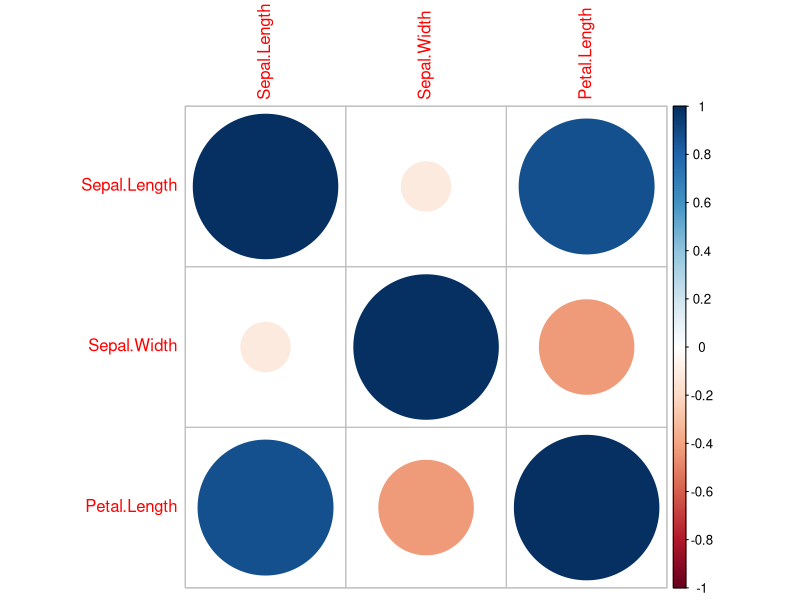
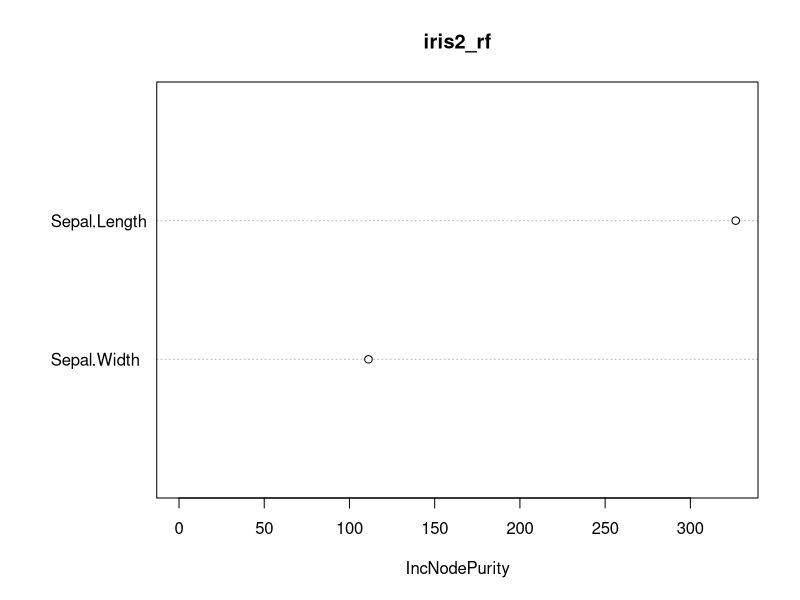
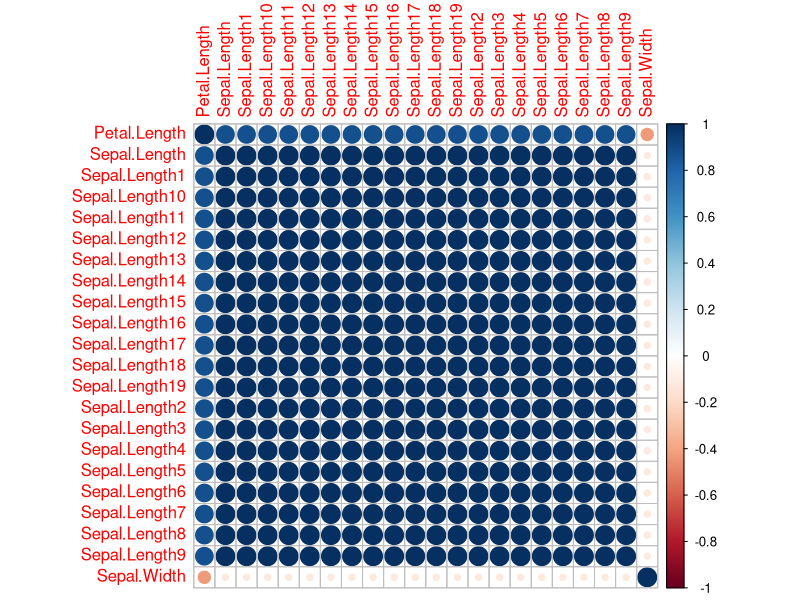
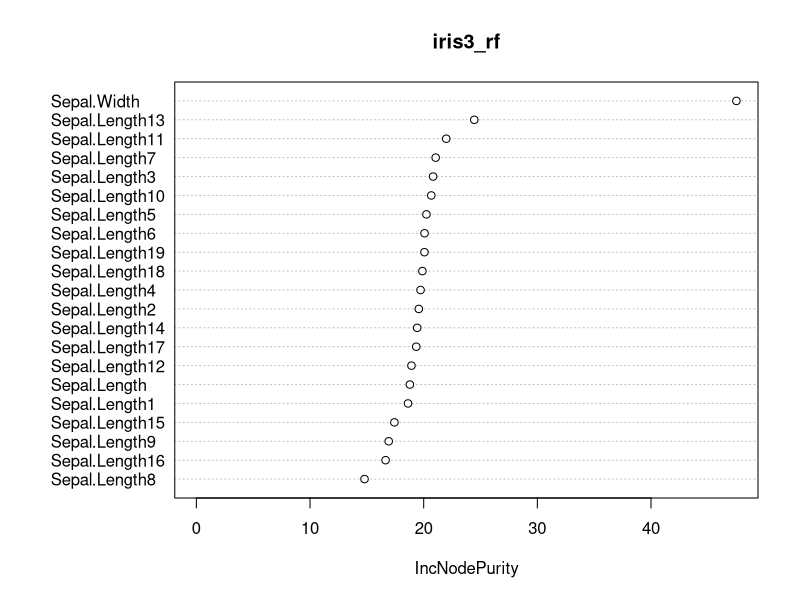
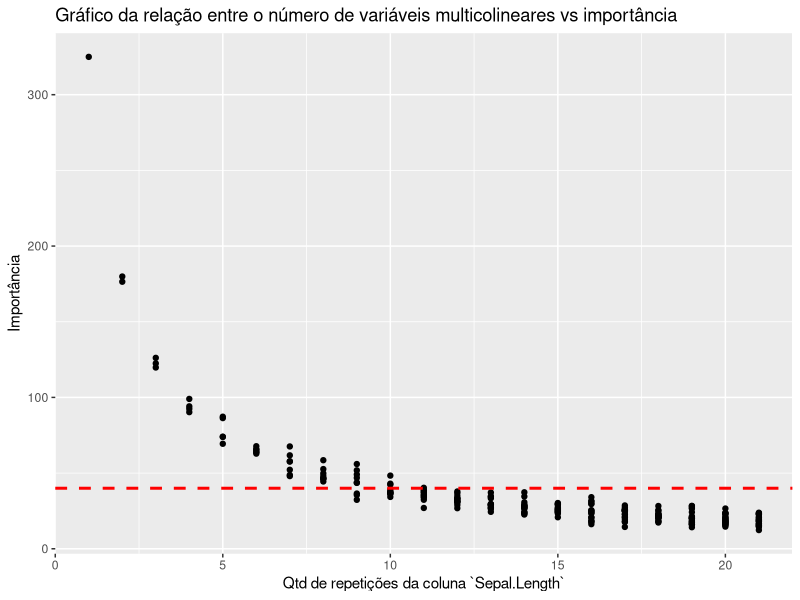

The R source for these figures, in order:
## ---- chunk 1
knitr::opts_chunk$set(collapse = TRUE, cache = FALSE)
## ---- chunk 2
library(tidyverse)

iris2 <- iris %>% select(Sepal.Length, Sepal.Width, Petal.Length)
iris2 %>% cor %>% corrplot::corrplot()
## ---- chunk 3
library(randomForest)
iris2_rf <- randomForest(Petal.Length ~ ., data = iris2)
varImpPlot(iris2_rf)
## ---- chunk 4
iris3 <- accumulate(1:20, ~{
  .x[[paste0("Sepal.Length", .y)]] <-  iris2$Sepal.Length
  .x
}, .init = iris2)

iris3[[20]] %>% cor %>% corrplot::corrplot(order = "alphabet")
## ---- chunk 5
iris3_rf <- randomForest(Petal.Length ~ ., data = iris3[[20]])
varImpPlot(iris3_rf)
## ---- chunk 6
# ajusta random forest para bases com 1 a 20 repetições de `Sepal.Length`
rfs <- map(iris3, ~ randomForest(Petal.Length ~ ., data = .x) %>% importance)

# extrai as importâncias das repetições de `Sepal.Length`
importancia <- map_dfr(rfs, ~{
  .x %>% 
    as.data.frame() %>% 
    tibble::rownames_to_column() %>% 
    dplyr::filter(stringr::str_detect(rowname, "^Sepal.Length"))
}, .id = "n_repeticoes") %>%
  mutate(n_repeticoes = as.numeric(n_repeticoes))

# Gráfico do número de variáveis multicolineares vs importância
importancia %>%
  ggplot(aes(x = n_repeticoes, y = IncNodePurity)) +
  geom_point() +
  geom_hline(yintercept = 40, size = 1, linetype = "dashed", colour = "red") +
  labs(x = "Qtd de repetições da coluna `Sepal.Length`", y = "Importância", title = "Gráfico da relação entre o número de variáveis multicolineares vs importância")
